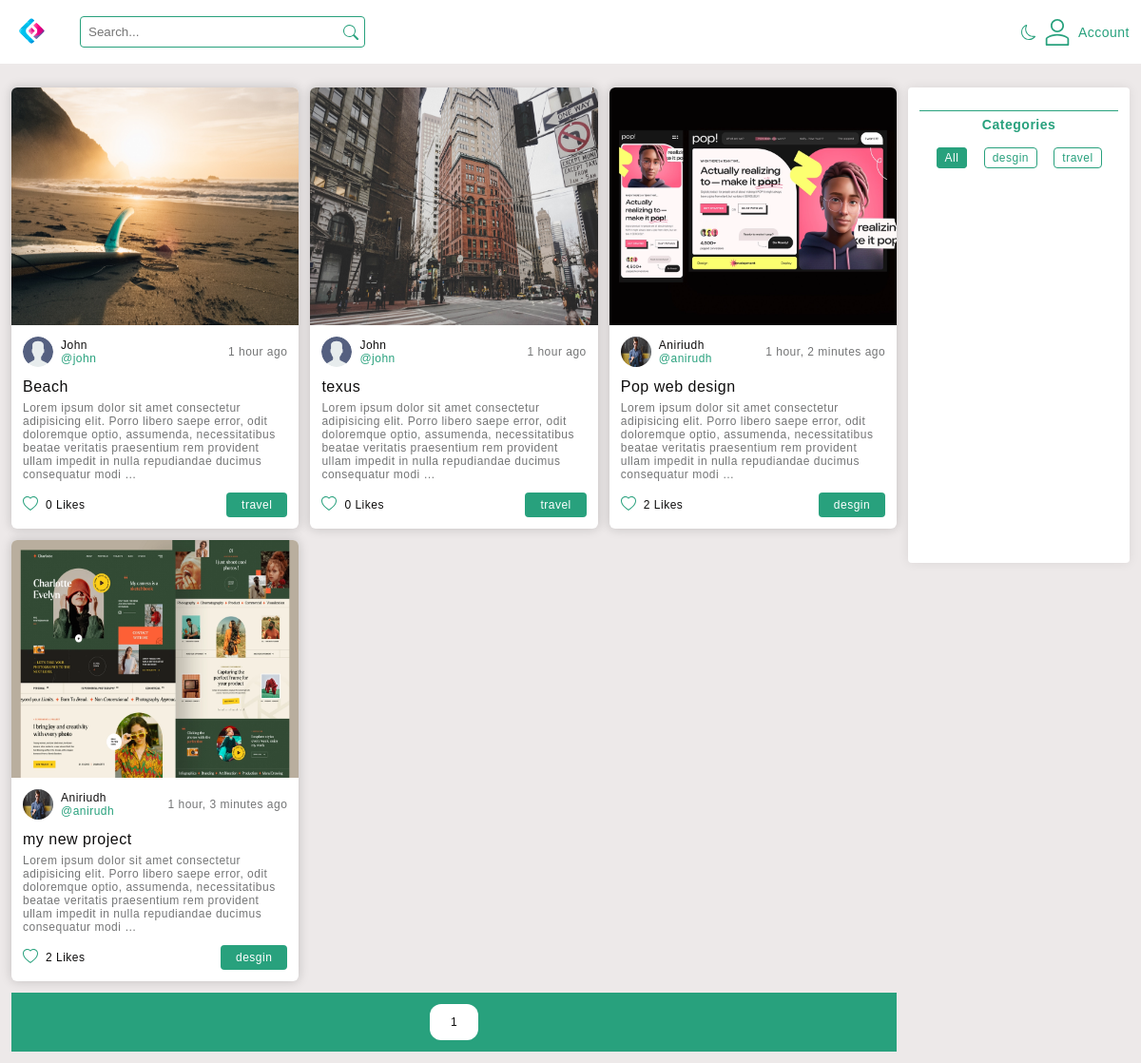
The page / on the database its author committed.
### base/models.py (models this page shows, shortened)
class Post(models.Model):
    author = models.ForeignKey(User,on_delete=models.SET_NULL,null=True)
    image = models.ImageField(null=True,blank=True,upload_to='posts')
    title = models.CharField(max_length=100)
    category = models.ForeignKey(Category,on_delete=models.CASCADE)
    body = models.TextField(blank=True,null=True)
    like_count = models.IntegerField(default=0)
    created= models.DateTimeField(auto_now_add=True)
    updated = models.DateTimeField(auto_now=True)
    class Meta:
        ordering = ['-created']

class Category(models.Model):
    name = models.CharField(max_length=30)
    def __str__(self):
        return self.name

### account/models.py (models this page shows)
class User(AbstractUser):
    bio = models.TextField(max_length=250,blank=True,null=True)
    website = models.CharField(max_length=250,blank=True,null=True)
    avatar = models.ImageField(null=True,blank=True,default='default/avatar.svg',upload_to='profile')
    USERNAME_FIELD = 'username'
    REQUIRED_FIELDS = []

### base/views.py (the view)
# urls.py: path('',views.home,name='home'),
def home(request):
    if request.GET.get('q'):
        q = request.GET.get('q')
        post_list = Post.objects.filter(Q(title__icontains=q)| Q(body__icontains=q)| Q(category__name__icontains=q)| Q(author__username__icontains = q))
    elif request.GET.get('category'):
        cat = request.GET.get('category')
        post_list = Post.objects.filter(Q(category__name__icontains=cat))
    else:
        post_list = Post.objects.all()
    p = Paginator(post_list,6)
    page = request.GET.get('page')
    posts = p.get_page(page)
    nums = 'a' * posts.paginator.num_pages
    num_of_post = len(post_list)
    likes = Likes.objects.filter(user=request.user.id)
    liked_posts = []
    for me in likes:
        liked_posts.append(me.post)
    category = Category.objects.all()
    context = {'posts':posts,'category':category,'nums':nums,'liked_posts':liked_posts,'num_of_post':num_of_post}
    return render(request,'base/home.html',context)

### templates/base/home.html (shortened to what this page needs)
{% extends 'base.html' %}{% load static %}{% block content %}
<section id="HOME" class="wrapper">
  <div class="content">
    <div class="post-cards" style="position: relative">
       {% for post in posts %}
      <div class="card">
        <a href="{% url 'post' post.id %}" class="img">
          <img src="{{post.image.url}}" alt="" />
        </a>
        <div class="details flex flex-ai-c flex-jc-sb">
          <div class="left flex flex-ai-c flex-jc-s">
            <a href="{% url 'profile' post.author.id %}" class="img">
              <img src="{{post.author.avatar.url}}" alt="" />
            </a>
            <div>
              <p>{{post.author.first_name}}</p>
              <a href="{% url 'profile' post.author.id %}" class="username"
                >@{{post.author.username}}</a
              >
            </div>
          </div>
          <div class="right"><span>{{post.created|timesince}} ago</span></div>
        </div>
        <div class="body">
          <a href="{% url 'post' post.id %}" class="title"
            ><h3>{{post.title}}</h3></a
          >
          <p>{{post.body|truncatewords:30}}</p>
        </div>
        <div class="footer flex flex-ai-c flex-jc-sb">
          <div class="like flex flex-ai-c flex-jc-sb">
            <div
              onclick="likePost('{{post.id}}',event)"
              style="
                display: flex;
                align-items: center;
                justify-content: space-between;
                cursor: pointer;
              "
            >
              <div class="like-img">
              </div>
            </div>
            <span style="margin-left: 8px"
              ><span class="like_count">{{post.like_count}} </span> Likes</span
            >
          </div>
          <a href="?q={{post.category}}" class="tag"
            ><span>{{post.category}}</span></a
          >
        </div>
      </div>
      {% endfor %}
    </div>
    {% include 'sidebar.html' %}
    <div class="pagination flex flex-ai-c flex-jc-c">
      <ul class="flex flex-ai-c flex-jc-sb p-links">
         {% for i in nums %}
        <li class="pagenumber">
          <a href="?page={{forloop.counter}}">{{forloop.counter}}</a>
        </li>
        {% endfor %}
      </ul>
    </div>
  </div>
</section>
{% endblock %}

### templates/sidebar.html
{% load static %}
<div class="sidebar">
  <div class="tags">
    <div class="title">
      <h3>Categories</h3>
    </div>
    <div class="categories">
      <ul id="category-list">
        <li class="active"><a href="{% url 'home' %}">All</a></li>
        {% for cat in category %}
        <li><a href="?category={{cat.name}}">{{cat.name}}</a></li>
        {% endfor %}
      </ul>
    </div>
  </div>
</div>

### rows shown on the page
Post: image (picture), author.avatar (placeholder picture), author.first_name "John", author.username "john", created "1 hour", title "Beach", body "Lorem ipsum dolor sit amet consectetur adipisicing elit. Porro libero saepe error, odit doloremque optio, assumenda, necessitatibus beatae veritatis praesentium rem provident ullam impedit in nulla repudiandae ducimus consequatur modi …", like_count "0", category "travel"
Post: image (picture), author.avatar (placeholder picture), author.first_name "John", author.username "john", created "1 hour", title "texus", body "Lorem ipsum dolor sit amet consectetur adipisicing elit. Porro libero saepe error, odit doloremque optio, assumenda, necessitatibus beatae veritatis praesentium rem provident ullam impedit in nulla repudiandae ducimus consequatur modi …", like_count "0", category "travel"
Post: image (picture), author.avatar (picture), author.first_name "Aniriudh", author.username "anirudh", created "1 hour, 2 minutes", title "Pop web design", body "Lorem ipsum dolor sit amet consectetur adipisicing elit. Porro libero saepe error, odit doloremque optio, assumenda, necessitatibus beatae veritatis praesentium rem provident ullam impedit in nulla repudiandae ducimus consequatur modi …", like_count "2", category "desgin"
Post: image (picture), author.avatar (picture), author.first_name "Aniriudh", author.username "anirudh", created "1 hour, 3 minutes", title "my new project", body "Lorem ipsum dolor sit amet consectetur adipisicing elit. Porro libero saepe error, odit doloremque optio, assumenda, necessitatibus beatae veritatis praesentium rem provident ullam impedit in nulla repudiandae ducimus consequatur modi …", like_count "2", category "desgin"
Category: name "desgin"
Category: name "travel"
